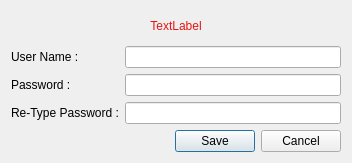
<?xml version="1.0" encoding="UTF-8"?>
<ui version="4.0">
 <class>newUserDialog</class>
 <widget class="QDialog" name="newUserDialog">
  <property name="geometry">
   <rect>
    <x>0</x>
    <y>0</y>
    <width>352</width>
    <height>163</height>
   </rect>
  </property>
  <property name="windowTitle">
   <string>Dialog</string>
  </property>
  <layout class="QVBoxLayout" name="verticalLayout_3">
   <item>
    <widget class="QLabel" name="lblError">
     <property name="styleSheet">
      <string notr="true">color: rgb(231, 20, 20);</string>
     </property>
     <property name="text">
      <string>TextLabel</string>
     </property>
     <property name="alignment">
      <set>Qt::AlignCenter</set>
     </property>
    </widget>
   </item>
   <item>
    <layout class="QFormLayout" name="formLayout">
     <item row="0" column="0">
      <layout class="QVBoxLayout" name="verticalLayout">
       <item>
        <widget class="QLabel" name="label">
         <property name="text">
          <string>User Name :</string>
         </property>
        </widget>
       </item>
       <item>
        <widget class="QLabel" name="label_2">
         <property name="text">
          <string>Password :</string>
         </property>
        </widget>
       </item>
       <item>
        <widget class="QLabel" name="label_3">
         <property name="text">
          <string>Re-Type Password :</string>
         </property>
        </widget>
       </item>
      </layout>
     </item>
     <item row="0" column="1">
      <layout class="QVBoxLayout" name="verticalLayout_2">
       <item>
        <widget class="QLineEdit" name="edtUsername"/>
       </item>
       <item>
        <widget class="QLineEdit" name="edtPassword"/>
       </item>
       <item>
        <widget class="QLineEdit" name="edtRePassword"/>
       </item>
      </layout>
     </item>
    </layout>
   </item>
   <item>
    <layout class="QHBoxLayout" name="horizontalLayout">
     <item>
      <spacer name="horizontalSpacer">
       <property name="orientation">
        <enum>Qt::Horizontal</enum>
       </property>
       <property name="sizeHint" stdset="0">
        <size>
         <width>40</width>
         <height>20</height>
        </size>
       </property>
      </spacer>
     </item>
     <item>
      <widget class="QPushButton" name="btnSave">
       <property name="text">
        <string>Save</string>
       </property>
       <property name="icon">
        <iconset resource="icons.qrc">
         <normaloff>:/icons/document-save.png</normaloff>:/icons/document-save.png</iconset>
       </property>
       <property name="iconSize">
        <size>
         <width>20</width>
         <height>20</height>
        </size>
       </property>
      </widget>
     </item>
     <item>
      <widget class="QPushButton" name="btnCancel">
       <property name="text">
        <string>Cancel</string>
       </property>
       <property name="icon">
        <iconset resource="icons.qrc">
         <normaloff>:/icons/dialog-cancel.png</normaloff>:/icons/dialog-cancel.png</iconset>
       </property>
       <property name="iconSize">
        <size>
         <width>20</width>
         <height>20</height>
        </size>
       </property>
      </widget>
     </item>
    </layout>
   </item>
  </layout>
 </widget>
 <resources>
  <include location="icons.qrc"/>
 </resources>
 <connections/>
</ui>
